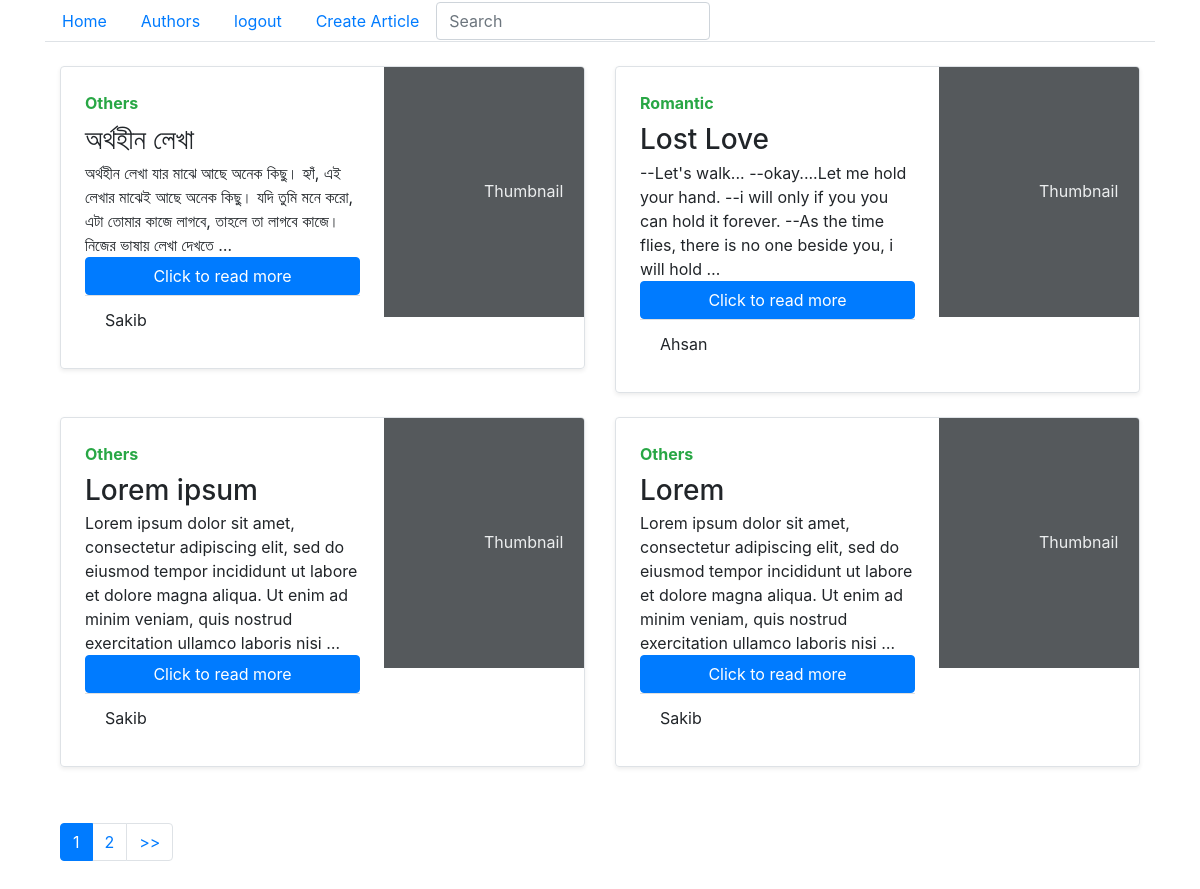
The app's page / (signed in) with its own data.
### app/models.py (models this page shows, shortened)
class Story(models.Model):
    title=models.CharField(max_length=100)
    story=models.TextField()
    article=models.ForeignKey(
        'ArticleCategory',
        on_delete=models.CASCADE
    )
    author=models.ForeignKey(
        'AuthorName',
        on_delete=models.CASCADE,
        default=None
    )

class ArticleCategory(models.Model):
    genre=models.CharField(max_length=100)
    def __str__(self):
        return self.genre

class AuthorName(models.Model):
    a_name=models.CharField(max_length=100)
    def __str__(self):
        return self.a_name

### app/views.py (the view)
# urls.py: path('',views.HomeView,name='Home'),
def HomeView(request):
    if request.user.is_authenticated:
        articles=Story.objects.all()
        paginator=Paginator(articles,4)
        page=request.GET.get('page')
        articles=paginator.get_page(page)
        context={'articles':articles}
        return render(request,'home.html',context)
    else:
        return redirect('login')
    return render(request,'login.html')

### app/templates/home.html (shortened to what this page needs)
{% extends 'base.html' %}
{% block body %}
<br>
<div class="container">
  <div class="row mb-2">
    {% for story in articles %}
      <div class="col-md-6">
        <div class="row no-gutters border rounded overflow-hidden flex-md-row mb-4 shadow-sm h-md-250 position-relative">
          <div class="col p-4 d-flex flex-column position-static">
            <strong class="d-inline-block mb-2 text-success">{{story.article}}</strong>
            <h3 class="mb-0">{{story.title}}</h3>
            <p class="card-text mb-auto">{{ story.story|truncatewords:30 }}</p>
            <a href="{% url 'article_page' story.pk %}" class="btn btn-primary">Click to read more</a>
            <div class="card-footer bg-transparent" >{{ story.author }}</div>
          </div>
          <div class="col-auto d-none d-lg-block">
            <svg class="bd-placeholder-img" width="200" height="250" xmlns="http://www.w3.org/2000/svg" preserveAspectRatio="xMidYMid slice" focusable="false" role="img" aria-label="Placeholder: Thumbnail"><title>Placeholder</title><rect width="100%" height="100%" fill="#55595c"/><text x="50%" y="50%" fill="#eceeef" dy=".3em">Thumbnail</text></svg>
          </div>
        </div>
    </div>
    <br>
  {% endfor %}
</div>
</div>
<br>
<div class="container-fluid">
  <nav aria-label="Page navigation example">
    <ul class="pagination">
      <li class="page-item active"><a class="page-link" href="?page={{ articles.number }}" >{{ articles.number }}</a></li>
      {% if articles.has_next %}
      <li class="page-item"><a class="page-link" href="?page={{ articles.next_page_number }}">{{articles.next_page_number}}</a></li>
      <li class="page-item"><a class="page-link" href="?page={{ articles.paginator.num_pages }}"> >> </a></li>
      {% endif %}
    </ul>
  </nav>
</div>
<br>
{% endblock %}

### app/templates/base.html (shortened to what this page needs)
<!DOCTYPE html>
<html>
    <head>
        <link rel="stylesheet" href="https://stackpath.bootstrapcdn.com/bootstrap/4.5.0/css/bootstrap.min.css">
    </head>
    <body>
        <div class="container">
            <ul class="nav nav-tabs">
                {% if request.user.is_authenticated %}
                <li class="nav-item">
                  <a class="nav-link" href="{% url 'Home' %}">Home</a>
                </li>
                <li class="nav-item">
                  <a class="nav-link" href="{% url 'Author' %}">Authors</a>
                </li>
                <li class="nav-item">
                  <a class="nav-link" href="{% url 'logout' %}">logout</a>
                </li>
                <li class="nav-item">
                  <a class="nav-link" href="{% url 'create_article' %}">Create Article</a>
                </li>
                <form class="form-inline my-2 my-md-0" action="{% url 'search_result' %}" method="GET">
                  <input class="form-control" type="text" name="q" placeholder="Search">
                </form>
                {% endif %}
              </ul>
        {% block body %}
        {% endblock %}
        </div>
    </body>
</html>

### records on screen
Story: article "Others", title "অর্থহীন লেখা", story "অর্থহীন লেখা যার মাঝে আছে অনেক কিছু। হ্যাঁ, এই লেখার মাঝেই আছে অনেক কিছু। যদি তুমি মনে করো, এটা তোমার কাজে লাগবে, তাহলে তা লাগবে কাজে। নিজের ভাষায় লেখা দেখতে …", author "Sakib"
Story: article "Romantic", title "Lost Love", story "--Let's walk... --okay....Let me hold your hand. --i will only if you you can hold it forever. --As the time flies, there is no one beside you, i will hold …", author "Ahsan"
Story: article "Others", title "Lorem ipsum", story "Lorem ipsum dolor sit amet, consectetur adipiscing elit, sed do eiusmod tempor incididunt ut labore et dolore magna aliqua. Ut enim ad minim veniam, quis nostrud exercitation ullamco laboris nisi …", author "Sakib"
Story: article "Others", title "Lorem", story "Lorem ipsum dolor sit amet, consectetur adipiscing elit, sed do eiusmod tempor incididunt ut labore et dolore magna aliqua. Ut enim ad minim veniam, quis nostrud exercitation ullamco laboris nisi …", author "Sakib"

### other values on screen
{{ articles.number }} "1"
{{ articles.next_page_number }} "2"
